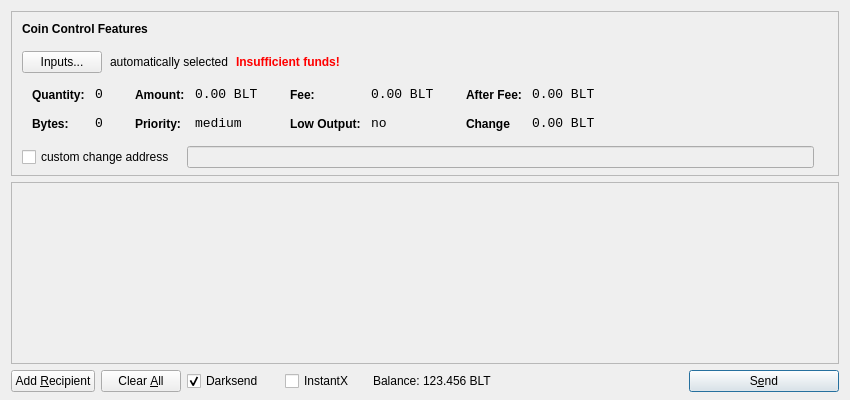
<?xml version="1.0" encoding="UTF-8"?>
<ui version="4.0">
 <class>SendCoinsDialog</class>
 <widget class="QDialog" name="SendCoinsDialog">
  <property name="geometry">
   <rect>
    <x>0</x>
    <y>0</y>
    <width>850</width>
    <height>400</height>
   </rect>
  </property>
  <property name="windowTitle">
   <string>Send Coins</string>
  </property>
  <layout class="QVBoxLayout" name="verticalLayout" stretch="0,1,0">
   <property name="bottomMargin">
    <number>8</number>
   </property>
   <item>
    <widget class="QFrame" name="frameCoinControl">
     <property name="sizePolicy">
      <sizepolicy hsizetype="Expanding" vsizetype="Expanding">
       <horstretch>0</horstretch>
       <verstretch>0</verstretch>
      </sizepolicy>
     </property>
     <property name="maximumSize">
      <size>
       <width>16777215</width>
       <height>16777215</height>
      </size>
     </property>
     <property name="frameShape">
      <enum>QFrame::StyledPanel</enum>
     </property>
     <property name="frameShadow">
      <enum>QFrame::Sunken</enum>
     </property>
     <layout class="QVBoxLayout" name="verticalLayoutCoinControl2">
      <property name="spacing">
       <number>-1</number>
      </property>
      <property name="leftMargin">
       <number>0</number>
      </property>
      <property name="topMargin">
       <number>0</number>
      </property>
      <property name="rightMargin">
       <number>0</number>
      </property>
      <property name="bottomMargin">
       <number>6</number>
      </property>
      <item>
       <layout class="QVBoxLayout" name="verticalLayoutCoinControl" stretch="0,0,0,0,1">
        <property name="spacing">
         <number>0</number>
        </property>
        <property name="leftMargin">
         <number>10</number>
        </property>
        <property name="topMargin">
         <number>10</number>
        </property>
        <item>
         <layout class="QHBoxLayout" name="horizontalLayoutCoinControl1">
          <property name="bottomMargin">
           <number>15</number>
          </property>
          <item>
           <widget class="QLabel" name="labelCoinControlFeatures">
            <property name="sizePolicy">
             <sizepolicy hsizetype="Preferred" vsizetype="Maximum">
              <horstretch>0</horstretch>
              <verstretch>0</verstretch>
             </sizepolicy>
            </property>
            <property name="font">
             <font>
              <weight>75</weight>
              <bold>true</bold>
             </font>
            </property>
            <property name="styleSheet">
             <string notr="true">font-weight:bold;</string>
            </property>
            <property name="text">
             <string>Coin Control Features</string>
            </property>
           </widget>
          </item>
         </layout>
        </item>
        <item>
         <layout class="QHBoxLayout" name="horizontalLayoutCoinControl2" stretch="0,0,0,0">
          <property name="spacing">
           <number>8</number>
          </property>
          <property name="bottomMargin">
           <number>10</number>
          </property>
          <item>
           <widget class="QPushButton" name="pushButtonCoinControl">
            <property name="styleSheet">
             <string notr="true"/>
            </property>
            <property name="text">
             <string>Inputs...</string>
            </property>
           </widget>
          </item>
          <item>
           <widget class="QLabel" name="labelCoinControlAutomaticallySelected">
            <property name="text">
             <string>automatically selected</string>
            </property>
            <property name="margin">
             <number>5</number>
            </property>
           </widget>
          </item>
          <item>
           <widget class="QLabel" name="labelCoinControlInsuffFunds">
            <property name="font">
             <font>
              <weight>75</weight>
              <bold>true</bold>
             </font>
            </property>
            <property name="styleSheet">
             <string notr="true">color:red;font-weight:bold;</string>
            </property>
            <property name="text">
             <string>Insufficient funds!</string>
            </property>
            <property name="margin">
             <number>5</number>
            </property>
           </widget>
          </item>
          <item>
           <spacer name="horizontalSpacerCoinControl">
            <property name="orientation">
             <enum>Qt::Horizontal</enum>
            </property>
            <property name="sizeHint" stdset="0">
             <size>
              <width>40</width>
              <height>1</height>
             </size>
            </property>
           </spacer>
          </item>
         </layout>
        </item>
        <item>
         <widget class="QWidget" name="widgetCoinControl" native="true">
          <property name="sizePolicy">
           <sizepolicy hsizetype="Preferred" vsizetype="Preferred">
            <horstretch>0</horstretch>
            <verstretch>0</verstretch>
           </sizepolicy>
          </property>
          <property name="minimumSize">
           <size>
            <width>0</width>
            <height>0</height>
           </size>
          </property>
          <property name="styleSheet">
           <string notr="true"/>
          </property>
          <layout class="QHBoxLayout" name="horizontalLayoutCoinControl5">
           <property name="margin">
            <number>0</number>
           </property>
           <item>
            <layout class="QHBoxLayout" name="horizontalLayoutCoinControl3" stretch="0,0,0,1">
             <property name="spacing">
              <number>20</number>
             </property>
             <property name="topMargin">
              <number>0</number>
             </property>
             <property name="bottomMargin">
              <number>10</number>
             </property>
             <item>
              <layout class="QFormLayout" name="formLayoutCoinControl1">
               <property name="horizontalSpacing">
                <number>10</number>
               </property>
               <property name="verticalSpacing">
                <number>14</number>
               </property>
               <property name="leftMargin">
                <number>10</number>
               </property>
               <property name="topMargin">
                <number>4</number>
               </property>
               <property name="rightMargin">
                <number>6</number>
               </property>
               <item row="0" column="0">
                <widget class="QLabel" name="labelCoinControlQuantityText">
                 <property name="styleSheet">
                  <string notr="true">font-weight:bold;</string>
                 </property>
                 <property name="text">
                  <string>Quantity:</string>
                 </property>
                 <property name="margin">
                  <number>0</number>
                 </property>
                </widget>
               </item>
               <item row="0" column="1">
                <widget class="QLabel" name="labelCoinControlQuantity">
                 <property name="font">
                  <font>
                   <family>Monospace</family>
                   <pointsize>10</pointsize>
                  </font>
                 </property>
                 <property name="cursor">
                  <cursorShape>IBeamCursor</cursorShape>
                 </property>
                 <property name="contextMenuPolicy">
                  <enum>Qt::ActionsContextMenu</enum>
                 </property>
                 <property name="text">
                  <string>0</string>
                 </property>
                 <property name="margin">
                  <number>0</number>
                 </property>
                 <property name="textInteractionFlags">
                  <set>Qt::LinksAccessibleByMouse|Qt::TextSelectableByKeyboard|Qt::TextSelectableByMouse</set>
                 </property>
                </widget>
               </item>
               <item row="1" column="0">
                <widget class="QLabel" name="labelCoinControlBytesText">
                 <property name="styleSheet">
                  <string notr="true">font-weight:bold;</string>
                 </property>
                 <property name="text">
                  <string>Bytes:</string>
                 </property>
                </widget>
               </item>
               <item row="1" column="1">
                <widget class="QLabel" name="labelCoinControlBytes">
                 <property name="font">
                  <font>
                   <family>Monospace</family>
                   <pointsize>10</pointsize>
                  </font>
                 </property>
                 <property name="cursor">
                  <cursorShape>IBeamCursor</cursorShape>
                 </property>
                 <property name="contextMenuPolicy">
                  <enum>Qt::ActionsContextMenu</enum>
                 </property>
                 <property name="text">
                  <string>0</string>
                 </property>
                 <property name="textInteractionFlags">
                  <set>Qt::LinksAccessibleByMouse|Qt::TextSelectableByKeyboard|Qt::TextSelectableByMouse</set>
                 </property>
                </widget>
               </item>
              </layout>
             </item>
             <item>
              <layout class="QFormLayout" name="formLayoutCoinControl2">
               <property name="horizontalSpacing">
                <number>10</number>
               </property>
               <property name="verticalSpacing">
                <number>14</number>
               </property>
               <property name="leftMargin">
                <number>6</number>
               </property>
               <property name="topMargin">
                <number>4</number>
               </property>
               <property name="rightMargin">
                <number>6</number>
               </property>
               <item row="0" column="0">
                <widget class="QLabel" name="labelCoinControlAmountText">
                 <property name="styleSheet">
                  <string notr="true">font-weight:bold;</string>
                 </property>
                 <property name="text">
                  <string>Amount:</string>
                 </property>
                 <property name="margin">
                  <number>0</number>
                 </property>
                </widget>
               </item>
               <item row="0" column="1">
                <widget class="QLabel" name="labelCoinControlAmount">
                 <property name="font">
                  <font>
                   <family>Monospace</family>
                   <pointsize>10</pointsize>
                  </font>
                 </property>
                 <property name="cursor">
                  <cursorShape>IBeamCursor</cursorShape>
                 </property>
                 <property name="contextMenuPolicy">
                  <enum>Qt::ActionsContextMenu</enum>
                 </property>
                 <property name="text">
                  <string>0.00 BLT</string>
                 </property>
                 <property name="textInteractionFlags">
                  <set>Qt::LinksAccessibleByMouse|Qt::TextSelectableByKeyboard|Qt::TextSelectableByMouse</set>
                 </property>
                </widget>
               </item>
               <item row="1" column="0">
                <widget class="QLabel" name="labelCoinControlPriorityText">
                 <property name="styleSheet">
                  <string notr="true">font-weight:bold;</string>
                 </property>
                 <property name="text">
                  <string>Priority:</string>
                 </property>
                </widget>
               </item>
               <item row="1" column="1">
                <widget class="QLabel" name="labelCoinControlPriority">
                 <property name="font">
                  <font>
                   <family>Monospace</family>
                   <pointsize>10</pointsize>
                  </font>
                 </property>
                 <property name="cursor">
                  <cursorShape>IBeamCursor</cursorShape>
                 </property>
                 <property name="contextMenuPolicy">
                  <enum>Qt::ActionsContextMenu</enum>
                 </property>
                 <property name="text">
                  <string>medium</string>
                 </property>
                 <property name="textInteractionFlags">
                  <set>Qt::LinksAccessibleByMouse|Qt::TextSelectableByKeyboard|Qt::TextSelectableByMouse</set>
                 </property>
                </widget>
               </item>
              </layout>
             </item>
             <item>
              <layout class="QFormLayout" name="formLayoutCoinControl3">
               <property name="horizontalSpacing">
                <number>10</number>
               </property>
               <property name="verticalSpacing">
                <number>14</number>
               </property>
               <property name="leftMargin">
                <number>6</number>
               </property>
               <property name="topMargin">
                <number>4</number>
               </property>
               <property name="rightMargin">
                <number>6</number>
               </property>
               <item row="0" column="0">
                <widget class="QLabel" name="labelCoinControlFeeText">
                 <property name="styleSheet">
                  <string notr="true">font-weight:bold;</string>
                 </property>
                 <property name="text">
                  <string>Fee:</string>
                 </property>
                 <property name="margin">
                  <number>0</number>
                 </property>
                </widget>
               </item>
               <item row="0" column="1">
                <widget class="QLabel" name="labelCoinControlFee">
                 <property name="font">
                  <font>
                   <family>Monospace</family>
                   <pointsize>10</pointsize>
                  </font>
                 </property>
                 <property name="cursor">
                  <cursorShape>IBeamCursor</cursorShape>
                 </property>
                 <property name="contextMenuPolicy">
                  <enum>Qt::ActionsContextMenu</enum>
                 </property>
                 <property name="text">
                  <string>0.00 BLT</string>
                 </property>
                 <property name="textInteractionFlags">
                  <set>Qt::LinksAccessibleByMouse|Qt::TextSelectableByKeyboard|Qt::TextSelectableByMouse</set>
                 </property>
                </widget>
               </item>
               <item row="1" column="0">
                <widget class="QLabel" name="labelCoinControlLowOutputText">
                 <property name="styleSheet">
                  <string notr="true">font-weight:bold;</string>
                 </property>
                 <property name="text">
                  <string>Low Output:</string>
                 </property>
                </widget>
               </item>
               <item row="1" column="1">
                <widget class="QLabel" name="labelCoinControlLowOutput">
                 <property name="font">
                  <font>
                   <family>Monospace</family>
                   <pointsize>10</pointsize>
                  </font>
                 </property>
                 <property name="cursor">
                  <cursorShape>IBeamCursor</cursorShape>
                 </property>
                 <property name="contextMenuPolicy">
                  <enum>Qt::ActionsContextMenu</enum>
                 </property>
                 <property name="text">
                  <string>no</string>
                 </property>
                 <property name="textInteractionFlags">
                  <set>Qt::LinksAccessibleByMouse|Qt::TextSelectableByKeyboard|Qt::TextSelectableByMouse</set>
                 </property>
                </widget>
               </item>
              </layout>
             </item>
             <item>
              <layout class="QFormLayout" name="formLayoutCoinControl4">
               <property name="horizontalSpacing">
                <number>10</number>
               </property>
               <property name="verticalSpacing">
                <number>14</number>
               </property>
               <property name="leftMargin">
                <number>6</number>
               </property>
               <property name="topMargin">
                <number>4</number>
               </property>
               <property name="rightMargin">
                <number>6</number>
               </property>
               <item row="0" column="0">
                <widget class="QLabel" name="labelCoinControlAfterFeeText">
                 <property name="styleSheet">
                  <string notr="true">font-weight:bold;</string>
                 </property>
                 <property name="text">
                  <string>After Fee:</string>
                 </property>
                 <property name="margin">
                  <number>0</number>
                 </property>
                </widget>
               </item>
               <item row="0" column="1">
                <widget class="QLabel" name="labelCoinControlAfterFee">
                 <property name="font">
                  <font>
                   <family>Monospace</family>
                   <pointsize>10</pointsize>
                  </font>
                 </property>
                 <property name="cursor">
                  <cursorShape>IBeamCursor</cursorShape>
                 </property>
                 <property name="contextMenuPolicy">
                  <enum>Qt::ActionsContextMenu</enum>
                 </property>
                 <property name="text">
                  <string>0.00 BLT</string>
                 </property>
                 <property name="textInteractionFlags">
                  <set>Qt::LinksAccessibleByMouse|Qt::TextSelectableByKeyboard|Qt::TextSelectableByMouse</set>
                 </property>
                </widget>
               </item>
               <item row="1" column="0">
                <widget class="QLabel" name="labelCoinControlChangeText">
                 <property name="styleSheet">
                  <string notr="true">font-weight:bold;</string>
                 </property>
                 <property name="text">
                  <string>Change</string>
                 </property>
                </widget>
               </item>
               <item row="1" column="1">
                <widget class="QLabel" name="labelCoinControlChange">
                 <property name="font">
                  <font>
                   <family>Monospace</family>
                   <pointsize>10</pointsize>
                  </font>
                 </property>
                 <property name="cursor">
                  <cursorShape>IBeamCursor</cursorShape>
                 </property>
                 <property name="contextMenuPolicy">
                  <enum>Qt::ActionsContextMenu</enum>
                 </property>
                 <property name="text">
                  <string>0.00 BLT</string>
                 </property>
                 <property name="textInteractionFlags">
                  <set>Qt::LinksAccessibleByMouse|Qt::TextSelectableByKeyboard|Qt::TextSelectableByMouse</set>
                 </property>
                </widget>
               </item>
              </layout>
             </item>
            </layout>
           </item>
          </layout>
         </widget>
        </item>
        <item>
         <layout class="QHBoxLayout" name="horizontalLayoutCoinControl4" stretch="0,0,0">
          <property name="spacing">
           <number>12</number>
          </property>
          <property name="sizeConstraint">
           <enum>QLayout::SetDefaultConstraint</enum>
          </property>
          <property name="topMargin">
           <number>5</number>
          </property>
          <property name="rightMargin">
           <number>5</number>
          </property>
          <item>
           <widget class="QCheckBox" name="checkBoxCoinControlChange">
            <property name="text">
             <string>custom change address</string>
            </property>
           </widget>
          </item>
          <item>
           <widget class="QLineEdit" name="lineEditCoinControlChange">
            <property name="enabled">
             <bool>false</bool>
            </property>
            <property name="sizePolicy">
             <sizepolicy hsizetype="Expanding" vsizetype="Fixed">
              <horstretch>0</horstretch>
              <verstretch>0</verstretch>
             </sizepolicy>
            </property>
           </widget>
          </item>
          <item>
           <widget class="QLabel" name="labelCoinControlChangeLabel">
            <property name="sizePolicy">
             <sizepolicy hsizetype="Preferred" vsizetype="Expanding">
              <horstretch>0</horstretch>
              <verstretch>0</verstretch>
             </sizepolicy>
            </property>
            <property name="minimumSize">
             <size>
              <width>0</width>
              <height>0</height>
             </size>
            </property>
            <property name="text">
             <string/>
            </property>
            <property name="margin">
             <number>3</number>
            </property>
           </widget>
          </item>
         </layout>
        </item>
        <item>
         <spacer name="verticalSpacerCoinControl">
          <property name="orientation">
           <enum>Qt::Vertical</enum>
          </property>
          <property name="sizeHint" stdset="0">
           <size>
            <width>800</width>
            <height>1</height>
           </size>
          </property>
         </spacer>
        </item>
       </layout>
      </item>
     </layout>
    </widget>
   </item>
   <item>
    <widget class="QScrollArea" name="scrollArea">
     <property name="widgetResizable">
      <bool>true</bool>
     </property>
     <widget class="QWidget" name="scrollAreaWidgetContents">
      <property name="geometry">
       <rect>
        <x>0</x>
        <y>0</y>
        <width>830</width>
        <height>165</height>
       </rect>
      </property>
      <layout class="QVBoxLayout" name="verticalLayout_2">
       <property name="margin">
        <number>0</number>
       </property>
       <item>
        <layout class="QVBoxLayout" name="entries">
         <property name="spacing">
          <number>6</number>
         </property>
        </layout>
       </item>
       <item>
        <spacer name="verticalSpacer">
         <property name="orientation">
          <enum>Qt::Vertical</enum>
         </property>
         <property name="sizeHint" stdset="0">
          <size>
           <width>20</width>
           <height>40</height>
          </size>
         </property>
        </spacer>
       </item>
      </layout>
     </widget>
    </widget>
   </item>
   <item>
    <layout class="QHBoxLayout" name="horizontalLayout">
     <item>
      <widget class="QPushButton" name="addButton">
       <property name="toolTip">
        <string>Send to multiple recipients at once</string>
       </property>
       <property name="text">
        <string>Add &amp;Recipient</string>
       </property>
       <property name="autoDefault">
        <bool>false</bool>
       </property>
      </widget>
     </item>
     <item>
      <widget class="QPushButton" name="clearButton">
       <property name="sizePolicy">
        <sizepolicy hsizetype="Minimum" vsizetype="Fixed">
         <horstretch>0</horstretch>
         <verstretch>0</verstretch>
        </sizepolicy>
       </property>
       <property name="toolTip">
        <string>Remove all transaction fields</string>
       </property>
       <property name="text">
        <string>Clear &amp;All</string>
       </property>
       <property name="autoRepeatDelay">
        <number>300</number>
       </property>
       <property name="autoDefault">
        <bool>false</bool>
       </property>
      </widget>
     </item>
     <item>
      <layout class="QHBoxLayout" name="horizontalLayout_2">
       <property name="spacing">
        <number>3</number>
       </property>
        <item>
        <widget class="QCheckBox" name="checkUseDarksend">
         <property name="minimumSize">
          <size>
           <width>95</width>
           <height>0</height>
          </size>
         </property>
         <property name="text">
          <string>Darksend</string>
         </property>
         <property name="checked">
          <bool>true</bool>
         </property>
        </widget>
       </item>
       <item>
        <widget class="QCheckBox" name="checkInstantX">
         <property name="enabled">
          <bool>true</bool>
         </property>
         <property name="minimumSize">
          <size>
           <width>85</width>
           <height>0</height>
          </size>
         </property>
         <property name="text">
          <string>InstantX</string>
         </property>
        </widget>
       </item>
       <item>
        <widget class="QLabel" name="label">
         <property name="sizePolicy">
          <sizepolicy hsizetype="Preferred" vsizetype="Fixed">
           <horstretch>0</horstretch>
           <verstretch>0</verstretch>
          </sizepolicy>
         </property>
         <property name="text">
          <string>Balance:</string>
         </property>
        </widget>
       </item>
       <item>
        <widget class="QLabel" name="labelBalance">
         <property name="sizePolicy">
          <sizepolicy hsizetype="Preferred" vsizetype="Fixed">
           <horstretch>0</horstretch>
           <verstretch>0</verstretch>
          </sizepolicy>
         </property>
         <property name="cursor">
          <cursorShape>IBeamCursor</cursorShape>
         </property>
         <property name="text">
          <string>123.456 BLT</string>
         </property>
         <property name="textInteractionFlags">
          <set>Qt::LinksAccessibleByMouse|Qt::TextSelectableByKeyboard|Qt::TextSelectableByMouse</set>
         </property>
        </widget>
       </item>
      </layout>
     </item>
     <item>
      <spacer name="horizontalSpacer">
       <property name="orientation">
        <enum>Qt::Horizontal</enum>
       </property>
       <property name="sizeHint" stdset="0">
        <size>
         <width>40</width>
         <height>20</height>
        </size>
       </property>
      </spacer>
     </item>
     <item>
      <widget class="QPushButton" name="sendButton">
       <property name="minimumSize">
        <size>
         <width>150</width>
         <height>0</height>
        </size>
       </property>
       <property name="toolTip">
        <string>Confirm the send action</string>
       </property>
       <property name="text">
        <string>S&amp;end</string>
       </property>
       <property name="icon">
        <iconset resource="../bitcoin.qrc">
         <normaloff>:/icons/send</normaloff>:/icons/send</iconset>
       </property>
       <property name="default">
        <bool>true</bool>
       </property>
      </widget>
     </item>
    </layout>
   </item>
  </layout>
 </widget>
 <resources>
  <include location="../bitcoin.qrc"/>
 </resources>
 <connections/>
</ui>
